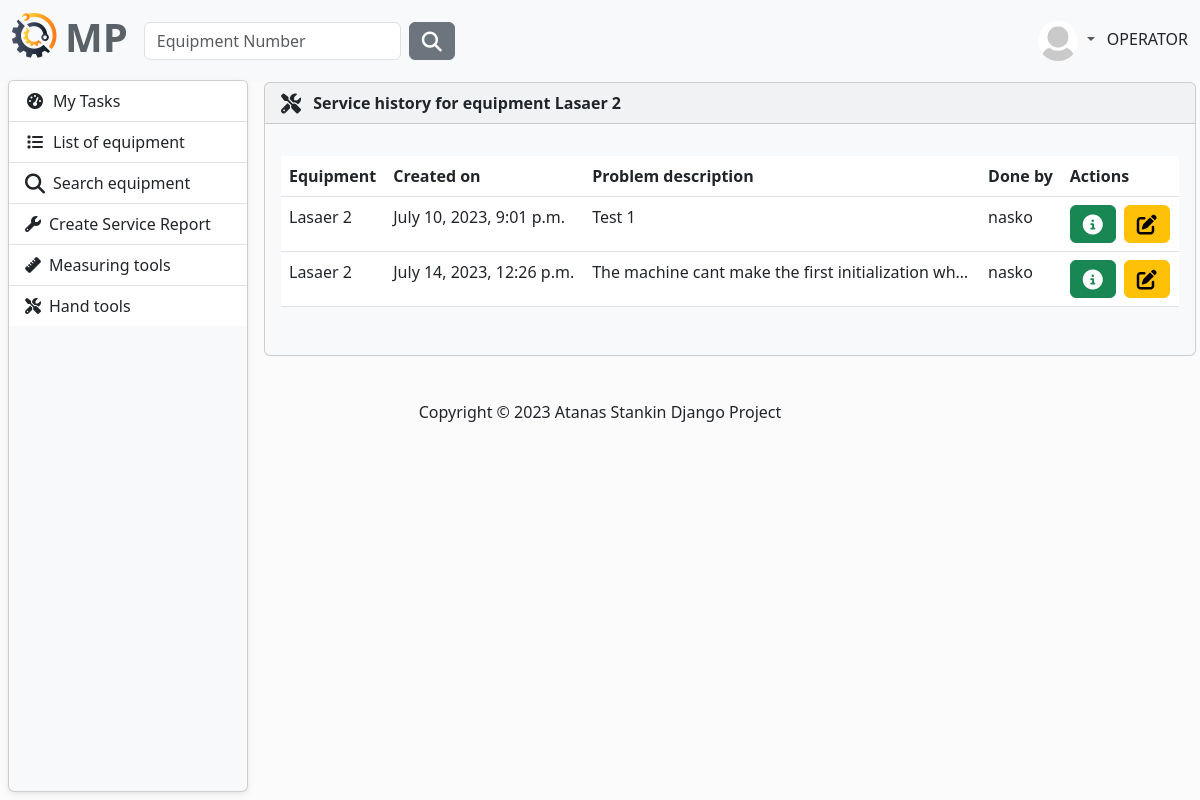
The app's page /service-history/2/ (signed in) with its own data.
### MaintenancePlanner/accounts/models.py (models this page shows, shortened)
class AppUser(AbstractUser, PermissionsMixin):
    first_name = models.CharField(
        max_length=30,
        validators=[
            MinLengthValidator(2),
            user_name_validator,
        ]
    )
    last_name = models.CharField(
        max_length=30,
        validators=[
            MinLengthValidator(2),
            user_name_validator,
        ]
    )
    email = models.EmailField(unique=True)
    class Role(models.TextChoices):
        MANAGER = "MANAGER", 'Manager'
        SUPERVISOR = "SUPERVISOR", 'Supervisor'
        OPERATOR = "OPERATOR", 'Operator'
    role = models.CharField(max_length=50, choices=Role.choices)

class Profile(models.Model):
    user = models.OneToOneField(AppUser, on_delete=models.CASCADE)
    image = models.ImageField(
        default='images/default.jpg',
        null=True,
        blank=True,
        upload_to='images/'
    )

### MaintenancePlanner/equipment/models.py (models this page shows)
class Equipment(models.Model):
    description = models.CharField(
        max_length=30,
        validators=[equipment_name_validator],
    )
    type = models.CharField(
        max_length=30,
        choices=TYPE_OF_EQUIPMENT
    )
    acquisition_date = models.DateField(
        blank=True,
        null=True,
        verbose_name='Acquisition Date',
    )
    acquisition_value = models.FloatField(
        blank=True,
        null=True,
        verbose_name='Acquisition Value',
    )
    currency_code = models.CharField(
        max_length=10,
        choices=CURRENCY_CHOICES,
        default='EUR',
    )
    year_of_manufacture = models.PositiveIntegerField(
        verbose_name='Year of Manufacture',
        null=True,
        blank=True,
    )
    manufacturer = models.CharField(
        max_length=30,
        blank=True,
        null=True,
    )
    model_number = models.CharField(
        max_length=30,
        blank=True,
        null=True,
        verbose_name='Model Number'
    )
    part_number = models.CharField(
        max_length=30,
        blank=True,
        null=True,
        verbose_name='Manufacturer Part Number',
    )
    serial_number = models.CharField(
        max_length=30,
        blank=True,
        null=True,
        verbose_name='Manufacturer Serial Number',
    )
    plant = models.ForeignKey(
        to=Plant,
        on_delete=models.CASCADE)
    department = models.ForeignKey(
        to=Department,
        on_delete=models.CASCADE)
    def __str__(self):
        return self.description

### MaintenancePlanner/service_history/models.py (models this page shows)
class ServiceHistory(models.Model):
    created_on = models.DateTimeField(default=timezone.now)
    equipment = models.ForeignKey(
        to=Equipment,
        on_delete=models.CASCADE,
    )
    technician = models.ForeignKey(UserModel, on_delete=models.CASCADE)
    problem_description = models.TextField()
    solution = models.TextField()

### MaintenancePlanner/service_history/views.py (the view)
# urls.py: path('<int:pk>/', views.service_history, name='service-history'),
@login_required
def service_history(request, pk):
    equipment = Equipment.objects.get(pk=pk)
    reports = ServiceHistory.objects.filter(equipment=equipment)
    context = {
        'equipment': equipment,
        'reports': reports,
    }
    return render(request, 'service-history.html', context)

### MaintenancePlanner/service_history/templates/service-history.html (shortened to what this page needs)
{% extends "base.html" %}
{% block content %}
    <article>
        {% if reports %}
            <div class="card bg-light ms-1 me-4 mb-4 mt-0">
                <div class="card-header">
                    <i class="fa-solid fa-screwdriver-wrench fa-lg me-2"></i>
                    <strong>Service history for equipment {{ equipment }}</strong>
                </div>
                <div class="card-body">
                    <p class="card-text">
                    <div class="table-responsive">
                        <table class="table table-hover">
                            <thead>
                            <tr>
                                <th scope="col">Equipment</th>
                                <th scope="col">Created on</th>
                                <th scope="col">Problem description</th>
                                <th scope="col">Done by</th>
                                <th scope="col">Actions</th>
                            </tr>
                            </thead>
                            <tbody>
                            {% for report in  reports %}
                                <tr>
                                <td>
                                    {{ report.equipment }}
                                </td>
                                <td>
                                    {{ report.created_on }}
                                </td>
                                <td>
                                    {{ report.problem_description|truncatechars:50 }}
                                </td>
                                <td>{{ report.technician }}</td>
                                <td>
                                    <button type="button" class="btn btn-success me-1"
                                            href="#" data-bs-toggle="modal"
                                            data-bs-target="#myModal{{ report.id }}">
                                        <i class="fa-solid fa-circle-info fa-lg"></i>
                                    </button>
                                    <a class="btn btn-warning" href="{% url 'update-report' report.id %}">
                                        <i class="fa-solid fa-pen-to-square fa-lg"></i>
                                    </a>
                                </td>
                            {% endfor %}
                            </tbody>
                        </table>
                    </div>
                    </p>
                </div>
            </div>
        {% endif %}
    </article>
{% endblock %}

### templates/partials/navbar.html (shortened to what this page needs)
{% load static %}
<nav class="navbar navbar-expand-lg bg-light" data-bs-theme="light">
    <div class="container-fluid">
        <a class="navbar-brand" href="{% url 'home-page' %}">
            <ul class="navbar-nav ms-auto d-flex flex-row">
                <li><img class="logo me-2" src="{% static 'img/logo.png' %}" alt="logo"></li>
                <li><h1 style="color: #5a6268; font-weight: bold">MP</h1></li>
            </ul>
        </a>
        <div class="collapse navbar-collapse" id="navbarColor01">
            {% if user.is_authenticated %}
                <form class="d-flex" method=POST action="{% url 'search-equipment' %}">
                    <input class="form-control me-sm-2" type="search" placeholder="Equipment Number"
                           name="number">
                    <button class="btn btn-secondary my-2 my-sm-0" type="submit"><i
                            class="fa-solid fa-magnifying-glass fa-lg"></i></button>
                </form>
            {% endif %}
            <ul class="navbar-nav ms-auto d-flex flex-row">
                {% if not request.user.is_authenticated %}
                    <li class="nav-item">
                        <a class="nav-link" href="{% url 'login' %}"><i
                                class="fa-solid fa-right-to-bracket fa-lg me-2"></i>Sig In
                        </a>
                    </li>
                {% else %}
                    <li class="nav-item dropdown">
                        <div class="btn-group dropdown">
                            <a class="nav-link dropdown-toggle" data-bs-toggle="dropdown" href="#" role="button"
                               aria-haspopup="true" aria-expanded="false">
                                {% if user.profile.image %}
                                    <img src="{{ user.profile.image.url }}" class="rounded-circle" height="40"
                                         loading="lazy"/>
                                {% else %}
                                    <img src="{% static 'img/profile-img.png' %}" class="rounded-circle" height="40"
                                         loading="lazy"/>
                                {% endif %}
                            </a>
                        </div>
                        {{ request.user.role }}
                    </li>
                {% endif %}
            </ul>
        </div>
    </div>
</nav>

### static/css/layout.css (style rules this page uses)
body { background-color: #fbfbfb; }
article { grid-area: content; margin-left: 20px; width: 100%; }

### static/css/side-bar.css (style rules this page uses)
body { background-color: #fbfbfb; }

### records on screen
AppUser: profile.image (placeholder picture), user.role "OPERATOR"
Equipment: description "Lasaer 2"
ServiceHistory: equipment "Lasaer 2", created_on "July 10, 2023, 9:01 p.m.", problem_description "Test 1", technician "nasko"
ServiceHistory: equipment "Lasaer 2", created_on "July 14, 2023, 12:26 p.m.", problem_description "The machine cant make the first initialization wh…", technician "nasko"
